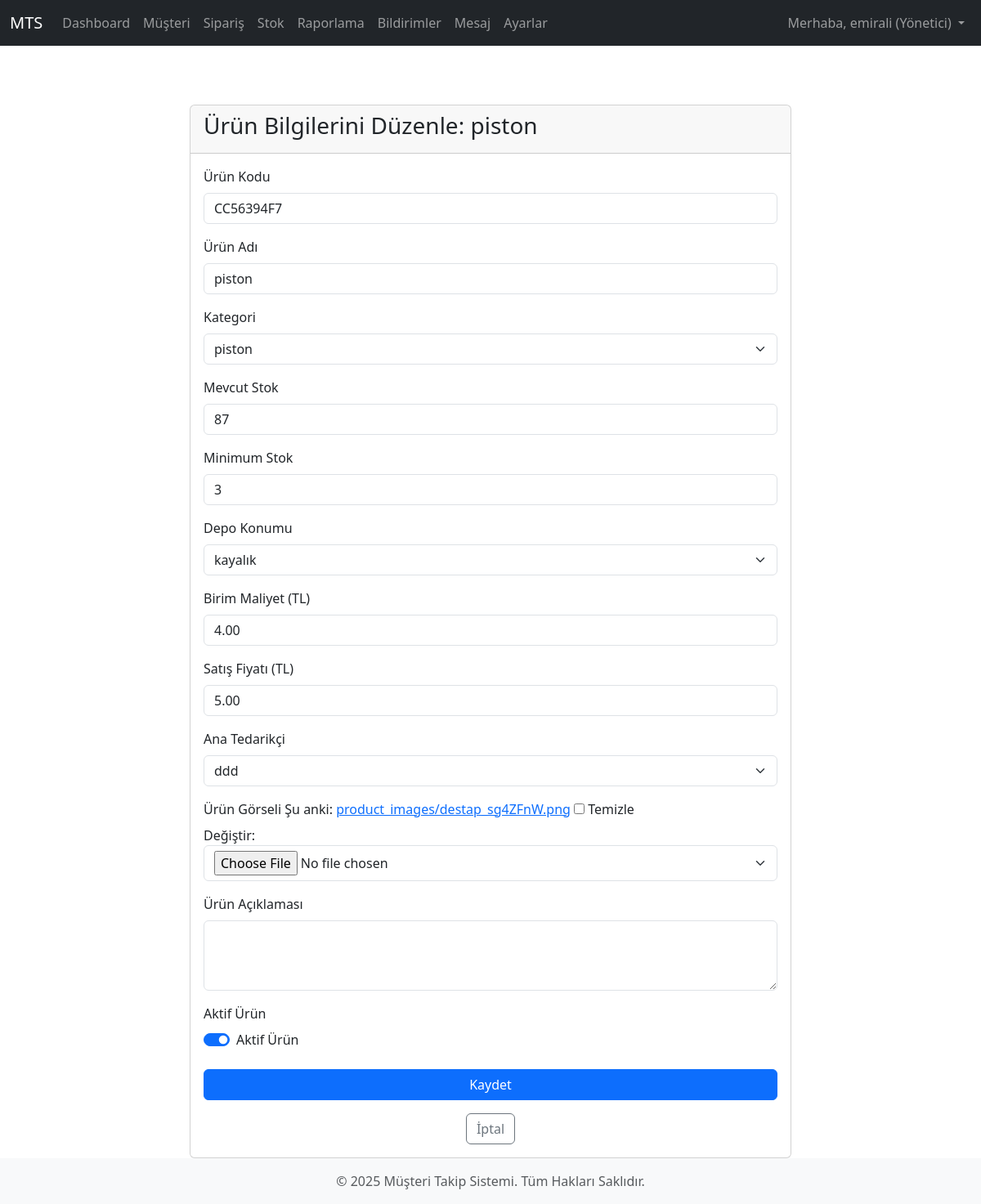
Screenshot of /stock/products/2/edit/ (signed in) with the database file from the repository.
### core/models.py (models this page shows, shortened)
class User(AbstractUser):
    USER_TYPE_CHOICES = (
        ("admin", "Yönetici"),
        ("personnel", "Personel"),
        ("customer", "Müşteri"),
    )
    user_type = models.CharField(
        max_length=20,
        choices=USER_TYPE_CHOICES,
        default="customer",
        verbose_name="Kullanıcı Tipi"
    )
    phone_number = models.CharField(
        max_length=15,
        blank=True,
        null=True,
        verbose_name="Telefon Numarası"
    )
    company_name = models.CharField(
        max_length=100,
        blank=True,
        null=True,
        verbose_name="Firma Adı"
    )
    address = models.TextField(
        blank=True,
        null=True,
        verbose_name="Adres"
    )
    customer_segment = models.CharField(
        max_length=20,
        choices=[('individual', 'Bireysel'), ('corporate', 'Kurumsal')],
        blank=True,
        null=True,
        verbose_name="Müşteri Segmenti"
    )
    date_of_birth = models.DateField(
        blank=True,
        null=True,
        verbose_name="Doğum Tarihi"
    )
    notes = models.TextField(
        blank=True,
        null=True,
        verbose_name="Notlar"
    )
    tax_id_number = models.CharField(
        max_length=20,
        blank=True,
        null=True,
        verbose_name="Vergi/Kimlik Numarası"
    )
    payment_preference = models.CharField(
        max_length=50,
        blank=True,
        null=True,
        verbose_name="Ödeme Tercihi"
    )
    debt_status = models.DecimalField(
        max_digits=10,
        decimal_places=2,
        default=0.00,
        verbose_name="Borç Durumu"
    )
    def is_admin(self):
        return self.user_type == "admin"
    def is_personnel(self):
        return self.user_type == "personnel"
    def is_customer(self):
        return self.user_type == "customer"
    def get_user_type_display(self):
        return dict(self.USER_TYPE_CHOICES).get(self.user_type)

### stock/models.py (models this page shows, shortened)
class Product(models.Model):
    product_code = models.CharField(max_length=50, unique=True, blank=True, null=True, verbose_name="Ürün Kodu")
    name = models.CharField(max_length=255, verbose_name="Ürün Adı")
    category = models.ForeignKey(Category, on_delete=models.SET_NULL, null=True, blank=True, related_name='products', verbose_name="Kategori")
    current_stock = models.IntegerField(default=0, verbose_name="Mevcut Stok")
    minimum_stock = models.IntegerField(default=0, verbose_name="Minimum Stok (Kritik Seviye)")
    warehouse_location = models.ForeignKey(Warehouse, on_delete=models.SET_NULL, null=True, blank=True, related_name='products', verbose_name="Depo Konumu")
    unit_cost = models.DecimalField(max_digits=10, decimal_places=2, verbose_name="Birim Maliyet (TL)")
    selling_price = models.DecimalField(max_digits=10, decimal_places=2, verbose_name="Satış Fiyatı (TL)")
    main_supplier = models.ForeignKey(Supplier, on_delete=models.SET_NULL, null=True, blank=True, related_name='supplied_products', verbose_name="Ana Tedarikçi")
    image = models.ImageField(upload_to='product_images/', blank=True, null=True, verbose_name="Ürün Görseli")
    description = models.TextField(blank=True, null=True, verbose_name="Ürün Açıklaması")
    is_active = models.BooleanField(default=True, verbose_name="Satışa Açık (Aktif)")
    created_at = models.DateTimeField(auto_now_add=True, verbose_name="Oluşturulma Tarihi")
    updated_at = models.DateTimeField(auto_now=True, verbose_name="Güncellenme Tarihi")
    class Meta:
        verbose_name = "Ürün"
        verbose_name_plural = "Ürünler"
        ordering = ['name']

### stock/views.py (the view, shortened to what this page needs)
# urls.py: path('products/<int:pk>/edit/', views.ProductUpdateView.as_view(), name='product_update'),
class ProductUpdateView(PersonnelRequiredMixin, UpdateView):
    model = Product
    form_class = ProductForm
    template_name = 'stock/product_form.html' # Bu zaten doğruydu
    success_url = reverse_lazy('stock:product_list')

### stock/forms.py
class ProductForm(forms.ModelForm):
    class Meta:
        model = Product
        fields = [
            'product_code', 'name', 'category', 'current_stock',
            'minimum_stock', 'warehouse_location', 'unit_cost',
            'selling_price', 'main_supplier', 'image', 'description', 'is_active'
        ]
        labels = {
            'product_code': 'Ürün Kodu',
            'name': 'Ürün Adı',
            'category': 'Kategori',
            'current_stock': 'Mevcut Stok',
            'minimum_stock': 'Minimum Stok',
            'warehouse_location': 'Depo Konumu',
            'unit_cost': 'Birim Maliyet (TL)',
            'selling_price': 'Satış Fiyatı (TL)',
            'main_supplier': 'Ana Tedarikçi',
            'image': 'Ürün Görseli',
            'description': 'Ürün Açıklaması',
            'is_active': 'Aktif Ürün',
        }
        widgets = {
            'description': forms.Textarea(attrs={'rows': 3}),
        }

### core/views.py (called while the page is built)
    def test_func(self):
        return self.request.user.is_authenticated and (self.request.user.is_personnel() or self.request.user.is_admin())

### stock/models.py (called while the page is built)
    def __str__(self):
        return self.name

    def __str__(self):
        return self.name

    def __str__(self):
        return self.name

### templates/stock/product_form.html (shortened to what this page needs)
{% extends 'base.html' %}
{% load static %}
{% load widget_tweaks %}
{% block content %}
<div class="row justify-content-center">
    <div class="col-md-8">
        <div class="card mt-5">
            <div class="card-header">
                <h3>{% if product %}Ürün Bilgilerini Düzenle: {{ product.name }}{% else %}Yeni Ürün Ekle{% endif %}</h3>
            </div>
            <div class="card-body">
                <form method="post" enctype="multipart/form-data">
                    {% for field in form %}
                        <div class="mb-3">
                            <label for="{{ field.id_for_label }}" class="form-label">{{ field.label }}</label>
                            {% if field.field.widget.input_type == 'checkbox' %}
                                <div class="form-check form-switch">
                                    {% render_field field class="form-check-input" %}
                                    <label class="form-check-label" for="{{ field.id_for_label }}">{{ field.label }}</label>
                                </div>
                            {% elif field.field.widget.input_type == 'select' or field.field.widget.input_type == 'file' %}
                                {% render_field field class="form-select" %}
                            {% else %}
                                {% render_field field class="form-control" %}
                            {% endif %}
                        </div>
                    {% endfor %}
                    <div class="d-grid mt-4">
                        <button type="submit" class="btn btn-primary">Kaydet</button>
                    </div>
                </form>
                <div class="mt-3 text-center">
                    {% if product %}
                        <a href="{% url 'stock:product_detail' pk=product.pk %}" class="btn btn-outline-secondary">İptal</a>
                    {% else %}
                        <a href="{% url 'stock:product_list' %}" class="btn btn-outline-secondary">İptal</a>
                    {% endif %}
                </div>
            </div>
        </div>
    </div>
{% endblock %}

### templates/base.html (shortened to what this page needs)
{% load static %}
<!DOCTYPE html>
<html lang="tr">
<head>
    <link href="https://cdn.jsdelivr.net/npm/bootstrap@5.3.3/dist/css/bootstrap.min.css" rel="stylesheet">
    <link rel="stylesheet" href="https://cdnjs.cloudflare.com/ajax/libs/font-awesome/6.0.0-beta3/css/all.min.css">
</head>
<body>
    <nav class="navbar navbar-expand-lg navbar-dark bg-dark">
        <div class="container-fluid">
            <a class="navbar-brand" href="{% url 'home' %}">MTS</a>
            <div class="collapse navbar-collapse" id="navbarNav">
                <ul class="navbar-nav me-auto mb-2 mb-lg-0">
                    {% if user.is_authenticated %}
                        {% if user.is_admin %}
                            <li class="nav-item">
                                <a class="nav-link" href="{% url 'dashboard:admin_dashboard' %}">Dashboard</a>
                            </li>
                        {% endif %}
                        {% if user.is_personnel or user.is_admin %}
                            <li class="nav-item">
                                <a class="nav-link" href="{% url 'customers:customer_list' %}">Müşteri</a>
                            </li>
                            <li class="nav-item">
                                <a class="nav-link" href="{% url 'orders:order_list' %}">Sipariş</a>
                            </li>
                            <li class="nav-item">
                                <a class="nav-link" href="{% url 'stock:product_list' %}">Stok</a>
                            </li>
                            <li class="nav-item">
                                <a class="nav-link" href="{% url 'reports:report_list' %}">Raporlama</a>
                            </li>
                        {% endif %}
                        <li class="nav-item">
                            <a class="nav-link" href="{% url 'notifications:user_notifications' %}">Bildirimler</a>
                        </li>
                        <li class="nav-item">
                            <a class="nav-link" href="{% url 'messages_app:message_list' %}">Mesaj</a>
                        </li>
                        <li class="nav-item">
                            <a class="nav-link" href="{% url 'settings_app:theme_settings' %}">Ayarlar</a>
                        </li>
                    {% endif %}
                </ul>
                <ul class="navbar-nav">
                    {% if user.is_authenticated %}
                        <li class="nav-item dropdown">
                            <a class="nav-link dropdown-toggle" href="#" id="navbarDropdown" role="button" data-bs-toggle="dropdown" aria-expanded="false">
                                Merhaba, {{ user.get_full_name|default:user.username }} ({{ user.get_user_type_display }})
                            </a>
                        </li>
                    {% endif %}
                </ul>
            </div>
        </div>
    </nav>
    <main class="container mt-4">
        {% block content %}{% endblock %}
    </main>
    <footer class="footer mt-auto py-3 bg-light">
        <div class="container text-center">
            <span class="text-muted">© 2025 Müşteri Takip Sistemi. Tüm Hakları Saklıdır.</span>
        </div>
    </footer>
</body>
</html>

### rows the page displays
User: get_full_name "emirali", user_type "Yönetici"
Product: name "piston", product_code "CC56394F7" "piston" "87" "3" "4.00" "5.00", category "piston" "kayalık" "ddd", is_active "☑"

### other values shown
{{ field.label }} "Ürün Kodu" "Ürün Adı" "Kategori" "Mevcut Stok" "Minimum Stok" "Depo Konumu" "Birim Maliyet (TL)" "Satış Fiyatı (TL)" "Ana Tedarikçi" "Ürün Görseli" "Ürün Açıklaması" "Aktif Ürün"
{{ field.label }} "Aktif Ürün"
